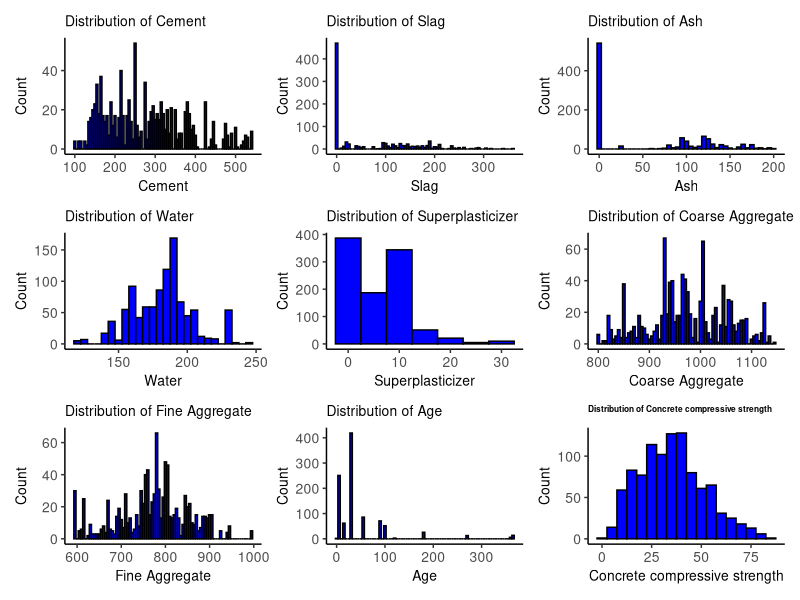
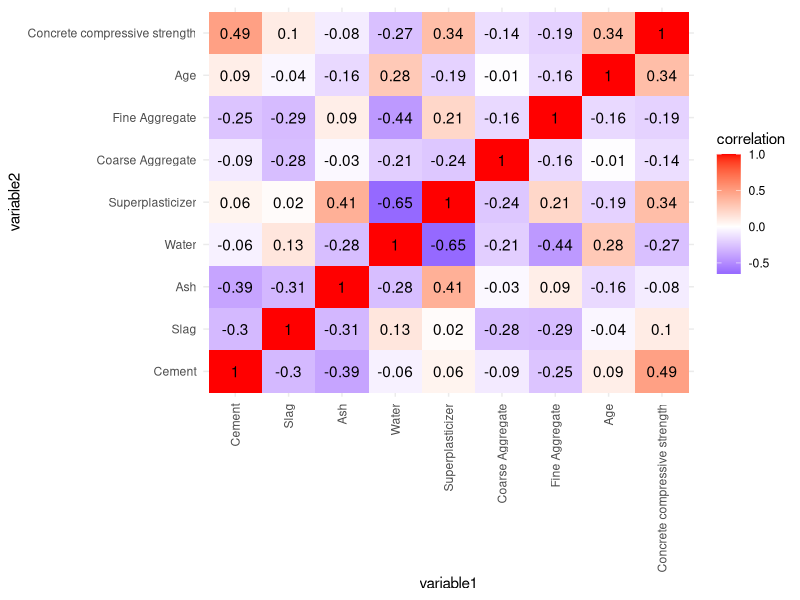
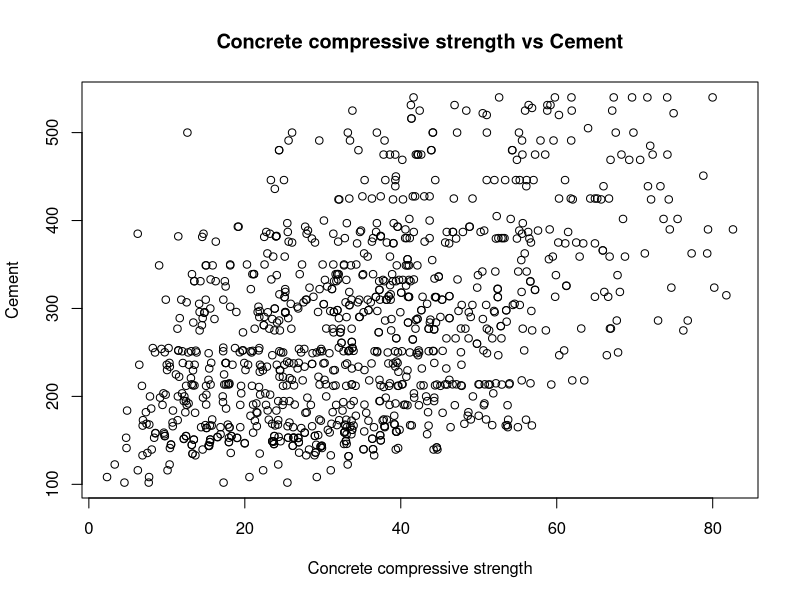
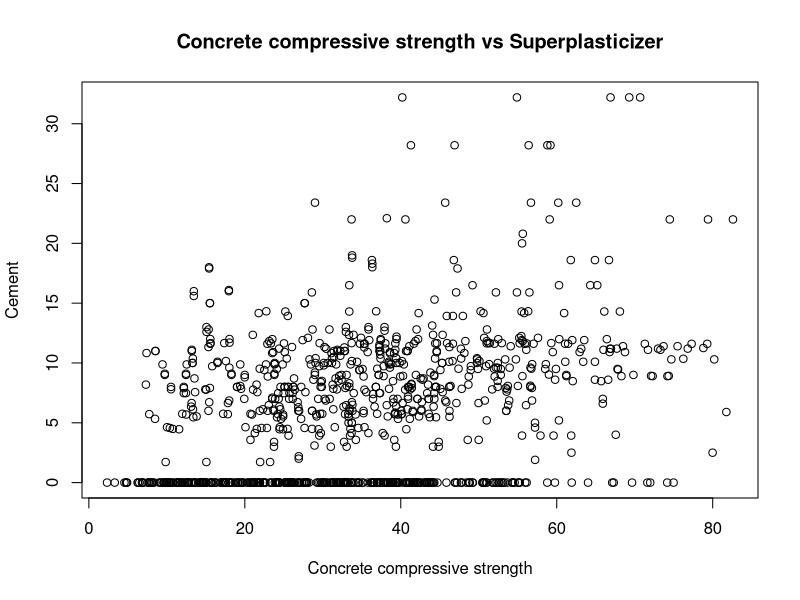
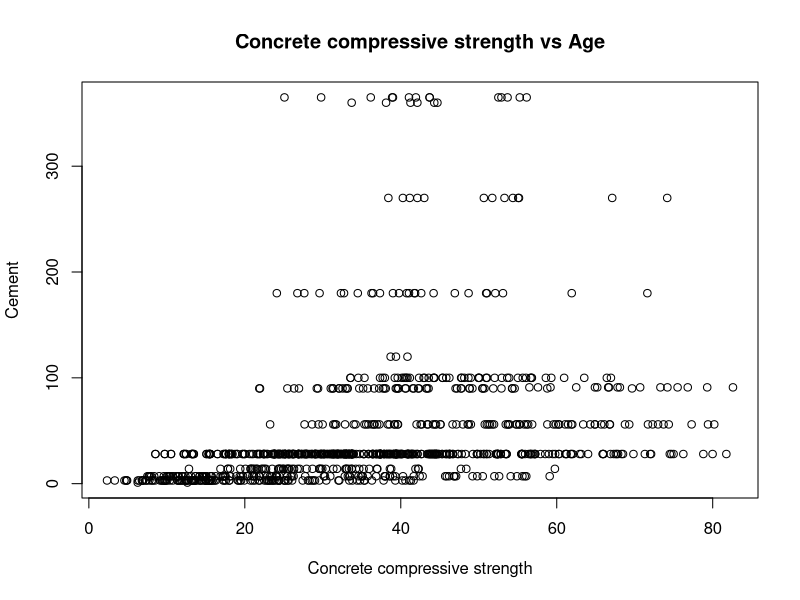
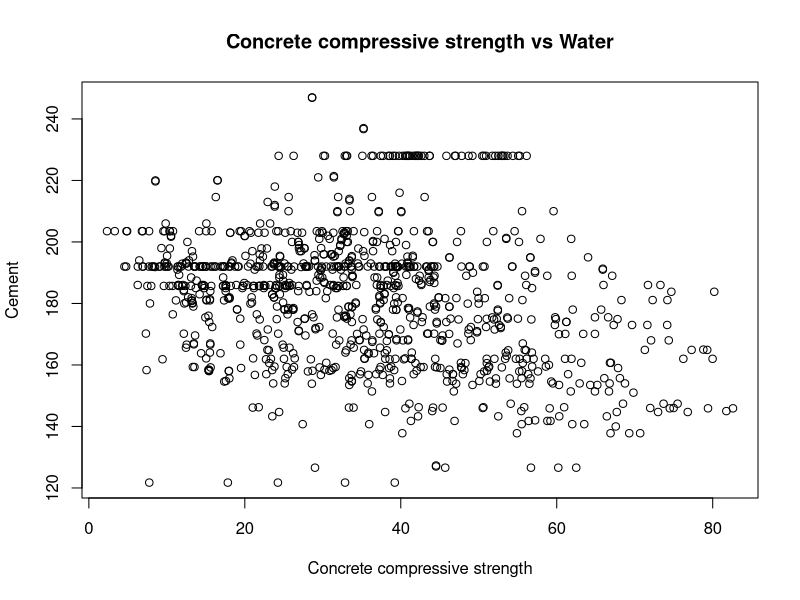
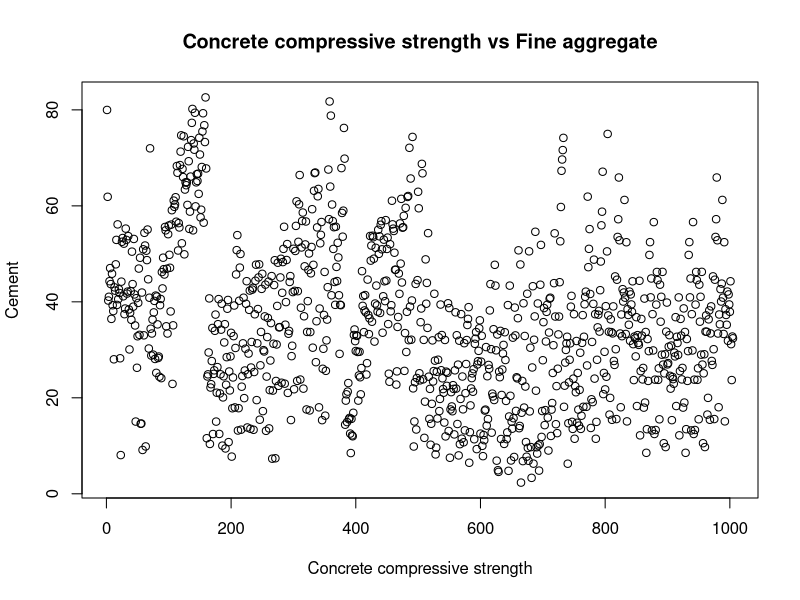
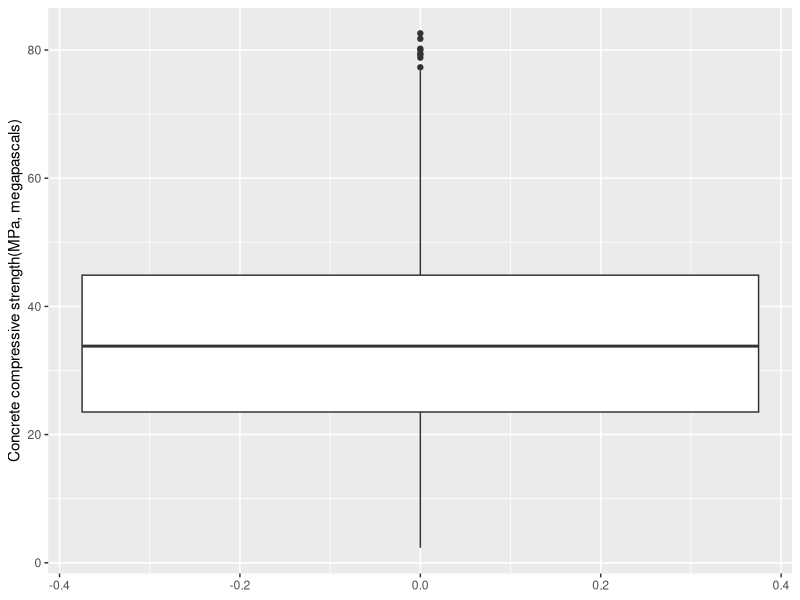

These figures' R source, in order:
## ---- chunk 1
# install packages
# install.packages("readxl")
# install.packages("patchwork")
# install.packages("cowplot")

## ---- chunk 2

library(readxl)
library(patchwork)
library(cowplot)
## ---- chunk 3
# load data
data <- read_excel("data.xlsx")
## ---- chunk 4
# check data
head(data)
## ---- chunk 5
# x=check for missing values
sum(is.na(data))

## ---- chunk 6
# chceck duolicate data
sum(duplicated(data))

## ---- chunk 7
# unique duolicate records
data <- unique(data)

## ---- chunk 8
str(data)

## ---- chunk 9
summary(data)

## ---- chunk 10
library(ggplot2)
library(patchwork)

plots <- list()

for(col in colnames(data)) {
  plot_title <- paste("Distribution of", col)
  x_axis_title <- col
  if (col == "Concrete compressive strength(MPa, megapascals)") {
    x_axis_title <- "Concrete compressive strength (MPa)"
  }
  plot <- ggplot(data, aes(x = .data[[col]])) +
    geom_histogram(binwidth = 5, fill = "blue", color = "black") +
    labs(title = plot_title,
         x = x_axis_title,
         y = "Count") +
    theme(plot.title = element_text(size = 10),
          axis.title.x = element_text(size = 10),
          axis.title.y = element_text(size = 10),
          axis.text.x = element_text(size = 10),
          axis.text.y = element_text(size = 10),
          panel.grid.major = element_blank(),
          panel.grid.minor = element_blank(),
          panel.background = element_blank(),
          axis.line = element_line(colour = "black"))
  plots[[col]] <- plot
}

combined_plot <- wrap_plots(plots, ncol = 3)
combined_plot + theme(plot.background = element_rect(fill = "white"), 
                      plot.title = element_text(size = 6, face = "bold"))




## ---- chunk 11
library(ggplot2)


# Create a correlation matrix
corr <- round(cor(data), 2)

# Convert the correlation matrix to a dataframe
corr_df <- as.data.frame(as.table(corr))
tail(corr_df, 9)


## ---- chunk 12
# Rename the columns
names(corr_df) <- c("variable1", "variable2", "correlation")

# Create a heatmap with numbers
ggplot(corr_df, aes(variable1, variable2, fill = correlation)) +
  geom_tile() +
  geom_text(aes(label = round(correlation, 2)), color = "black") +
  scale_fill_gradient2(low = "blue", mid = "white", high = "red", midpoint = 0) +
  theme_minimal() +
  theme(axis.text.x = element_text(angle = 90, vjust = 0.5, hjust=1))

## ---- chunk 13

# Create a scatter plot between x and y
plot(data$'Concrete compressive strength', data$'Cement', xlab = "Concrete compressive strength", ylab = "Cement", main = "Concrete compressive strength vs Cement")

## ---- chunk 14
# Create a scatter plot between x and y
plot(data$'Concrete compressive strength', data$'Superplasticizer', xlab = "Concrete compressive strength", ylab = "Cement", main = "Concrete compressive strength vs Superplasticizer")

## ---- chunk 15
# Create a scatter plot between x and y
plot(data$'Concrete compressive strength', data$'Age', xlab = "Concrete compressive strength", ylab = "Cement", main = "Concrete compressive strength vs Age")
## ---- chunk 16
# Create a scatter plot between x and y
plot(data$'Concrete compressive strength', data$'Water', xlab = "Concrete compressive strength", ylab = "Cement", main = "Concrete compressive strength vs Water")
## ---- chunk 17
# Create a scatter plot between x and y
plot(data$'Concrete compressive strength', data$'Fine aggregate', xlab = "Concrete compressive strength", ylab = "Cement", main = "Concrete compressive strength vs Fine aggregate")

## ---- chunk 18
ggplot(data, aes( y = `Concrete compressive strength`)) +
  geom_boxplot() +
  labs(y = "Concrete compressive strength(MPa, megapascals)")


## ---- chunk 19
ggplot(data, aes(x = 'Cement', y = `Concrete compressive strength`)) +
  geom_violin() +
  labs(x = "Cement (component 1)(kg in a m^3 mixture)", y = "Concrete compressive strength(MPa, megapascals)")

## ---- chunk 20


# Fit a linear regression model
model <- lm(`Concrete compressive strength` ~ Cement + Slag + Ash + Water + Superplasticizer + `Coarse Aggregate` + `Fine Aggregate` + Age, data = data)

# Print the summary of the model
summary(model)

